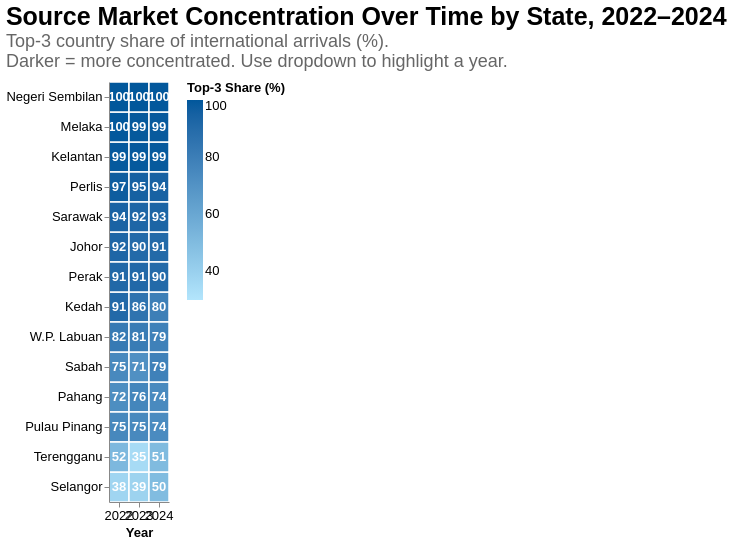

The specification (Vega-Lite) saved for this image:
### Vega-Lite specification from a JSON file in a GitHub repository (floating-point values rounded to 4 significant figures)
{"$schema": "https://vega.github.io/schema/vega-lite/v5.json", "title": {"text": "Source Market Concentration Over Time by State, 2022–2024", "subtitle": ["Top-3 country share of international arrivals (%).", "Darker = more concentrated. Use dropdown to highlight a year."], "fontSize": 25, "subtitleFontSize": 18, "subtitleColor": "#666", "anchor": "start", "offset": 10, "font": "Arial", "subtitleFont": "Arial"}, "width": "container", "height": 420, "data": {"values": [{"year": 2022, "state": "Johor", "top3_share_pct": 92.3, "top1_country": "Singapore", "top2_country": "Indonesia"}, {"year": 2022, "state": "Kedah", "top3_share_pct": 90.8, "top1_country": "Thailand", "top2_country": "Singapore"}, {"year": 2022, "state": "Kelantan", "top3_share_pct": 98.9, "top1_country": "Thailand", "top2_country": "KHM"}, {"year": 2022, "state": "Melaka", "top3_share_pct": 99.5, "top1_country": "Indonesia", "top2_country": "Singapore"}, {"year": 2022, "state": "Negeri Sembilan", "top3_share_pct": 99.9, "top1_country": "Indonesia", "top2_country": "Singapore"}, {"year": 2022, "state": "Pahang", "top3_share_pct": 72.4, "top1_country": "Singapore", "top2_country": "Thailand"}, {"year": 2022, "state": "Perak", "top3_share_pct": 91.2, "top1_country": "Thailand", "top2_country": "Singapore"}, {"year": 2022, "state": "Perlis", "top3_share_pct": 97.1, "top1_country": "Thailand", "top2_country": "KHM"}, {"year": 2022, "state": "Pulau Pinang", "top3_share_pct": 75.3, "top1_country": "Indonesia", "top2_country": "Singapore"}, {"year": 2022, "state": "Sabah", "top3_share_pct": 74.9, "top1_country": "South Korea", "top2_country": "Indonesia"}, {"year": 2022, "state": "Sarawak", "top3_share_pct": 93.6, "top1_country": "Brunei", "top2_country": "Indonesia"}, {"year": 2022, "state": "Selangor", "top3_share_pct": 37.5, "top1_country": "Indonesia", "top2_country": "India"}, {"year": 2022, "state": "Terengganu", "top3_share_pct": 51.5, "top1_country": "United Kingdom", "top2_country": "FRA"}, {"year": 2022, "state": "W.P. Labuan", "top3_share_pct": 82.3, "top1_country": "Brunei", "top2_country": "Philippines"}, {"year": 2023, "state": "Johor", "top3_share_pct": 90.4, "top1_country": "Singapore", "top2_country": "Indonesia"}, {"year": 2023, "state": "Kedah", "top3_share_pct": 85.8, "top1_country": "Thailand", "top2_country": "Singapore"}, {"year": 2023, "state": "Kelantan", "top3_share_pct": 98.8, "top1_country": "Thailand", "top2_country": "KHM"}, {"year": 2023, "state": "Melaka", "top3_share_pct": 99.0, "top1_country": "Indonesia", "top2_country": "Singapore"}, {"year": 2023, "state": "Negeri Sembilan", "top3_share_pct": 99.9, "top1_country": "Indonesia", "top2_country": "FRA"}, {"year": 2023, "state": "Pahang", "top3_share_pct": 76.3, "top1_country": "Singapore", "top2_country": "China"}, {"year": 2023, "state": "Perak", "top3_share_pct": 91.1, "top1_country": "Thailand", "top2_country": "Singapore"}, {"year": 2023, "state": "Perlis", "top3_share_pct": 95.1, "top1_country": "Thailand", "top2_country": "KHM"}, {"year": 2023, "state": "Pulau Pinang", "top3_share_pct": 74.6, "top1_country": "Indonesia", "top2_country": "Singapore"}, {"year": 2023, "state": "Sabah", "top3_share_pct": 71.3, "top1_country": "South Korea", "top2_country": "China"}, {"year": 2023, "state": "Sarawak", "top3_share_pct": 92.4, "top1_country": "Brunei", "top2_country": "Indonesia"}, {"year": 2023, "state": "Selangor", "top3_share_pct": 38.8, "top1_country": "Indonesia", "top2_country": "China"}, {"year": 2023, "state": "Terengganu", "top3_share_pct": 34.6, "top1_country": "Indonesia", "top2_country": "CAN"}, {"year": 2023, "state": "W.P. Labuan", "top3_share_pct": 81.2, "top1_country": "Brunei", "top2_country": "Philippines"}, {"year": 2024, "state": "Johor", "top3_share_pct": 90.5, "top1_country": "Singapore", "top2_country": "Indonesia"}, {"year": 2024, "state": "Kedah", "top3_share_pct": 79.7, "top1_country": "Thailand", "top2_country": "Indonesia"}, {"year": 2024, "state": "Kelantan", "top3_share_pct": 98.7, "top1_country": "Thailand", "top2_country": "KHM"}, {"year": 2024, "state": "Melaka", "top3_share_pct": 98.5, "top1_country": "Indonesia", "top2_country": "Singapore"}, {"year": 2024, "state": "Negeri Sembilan", "top3_share_pct": 99.6, "top1_country": "Indonesia", "top2_country": "Thailand"}, {"year": 2024, "state": "Pahang", "top3_share_pct": 74.3, "top1_country": "Singapore", "top2_country": "China"}, {"year": 2024, "state": "Perak", "top3_share_pct": 90.4, "top1_country": "Thailand", "top2_country": "Singapore"}, {"year": 2024, "state": "Perlis", "top3_share_pct": 94.2, "top1_country": "Thailand", "top2_country": "KHM"}, {"year": 2024, "state": "Pulau Pinang", "top3_share_pct": 73.7, "top1_country": "Indonesia", "top2_country": "Singapore"}, {"year": 2024, "state": "Sabah", "top3_share_pct": 78.7, "top1_country": "China", "top2_country": "South Korea"}, {"year": 2024, "state": "Sarawak", "top3_share_pct": 92.9, "top1_country": "Brunei", "top2_country": "Indonesia"}, {"year": 2024, "state": "Selangor", "top3_share_pct": 50.0, "top1_country": "China", "top2_country": "Indonesia"}, {"year": 2024, "state": "Terengganu", "top3_share_pct": 50.5, "top1_country": "DNK", "top2_country": "Vietnam"}, {"year": 2024, "state": "W.P. Labuan", "top3_share_pct": 78.6, "top1_country": "Brunei", "top2_country": "Philippines"}]}, "params": [{"name": "year_select", "value": null, "bind": {"input": "select", "options": [null, 2022, 2023, 2024], "labels": ["All Years", "2022", "2023", "2024"], "name": "Highlight Year: "}}], "transform": [{"calculate": "year_select == null || datum.year == year_select ? 1 : 0", "as": "is_selected"}], "layer": [{"mark": {"type": "rect", "stroke": "white", "strokeWidth": 1.5}, "encoding": {"x": {"field": "year", "type": "ordinal", "title": "Year", "axis": {"labelFontSize": 13, "labelFont": "Arial", "labelAngle": 0, "titleFontSize": 13, "titleFont": "Arial"}}, "y": {"field": "state", "type": "nominal", "title": null, "sort": {"field": "top3_share_pct", "op": "max", "order": "descending"}, "axis": {"labelFontSize": 13, "labelFont": "Arial", "labelLimit": 180}}, "color": {"field": "top3_share_pct", "type": "quantitative", "title": "Top-3 Share (%)", "scale": {"domain": [30, 100], "range": ["#B3E5FC", "#01579B"]}, "legend": {"titleFontSize": 13, "titleFont": "Arial", "labelFontSize": 13, "labelFont": "Arial", "orient": "right"}}, "opacity": {"field": "is_selected", "type": "quantitative", "scale": {"domain": [0, 1], "range": [0.15, 1]}, "legend": null}, "tooltip": [{"field": "state", "title": "State of Entry"}, {"field": "year", "title": "Year"}, {"field": "top3_share_pct", "title": "Top-3 Share (%)", "format": ".1f"}, {"field": "top1_country", "title": "Top Source Market"}, {"field": "top2_country", "title": "2nd Source Market"}]}}, {"mark": {"type": "text", "fontSize": 13, "font": "Arial", "fontWeight": "bold", "color": "white"}, "encoding": {"x": {"field": "year", "type": "ordinal"}, "y": {"field": "state", "type": "nominal", "sort": {"field": "top3_share_pct", "op": "max", "order": "descending"}}, "text": {"field": "top3_share_pct", "type": "quantitative", "format": ".0f"}, "opacity": {"field": "is_selected", "type": "quantitative", "scale": {"domain": [0, 1], "range": [0.15, 1]}, "legend": null}}}], "config": {"view": {"stroke": null}, "background": "white"}}
